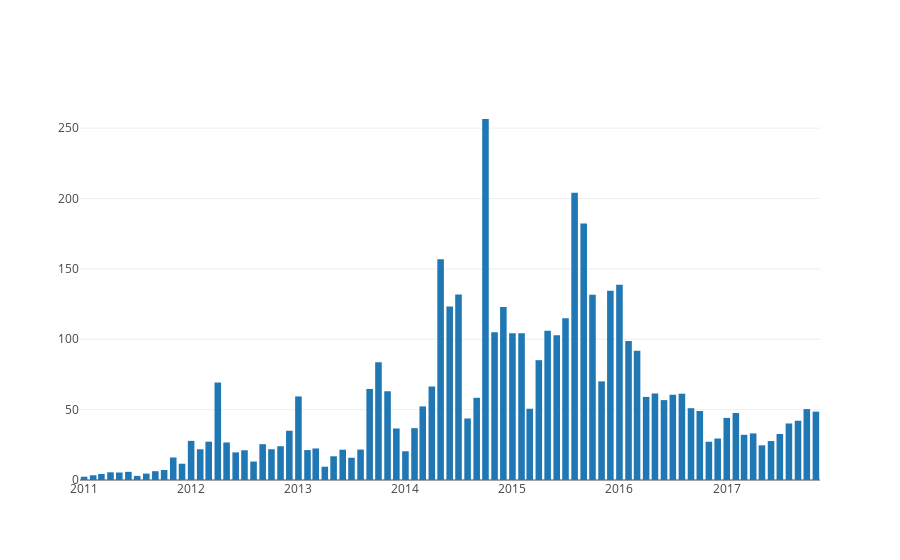

Here is the notebook cell this chart was saved with:
### Code cell
rows_comments_per_post_by_month = []
for (comments, posts) in zip(rows_comments_by_month, rows_posts_by_month):
    rows_comments_per_post_by_month.append((comments[0], comments[1], comments[2] / posts[2]))
plot_bar_chart(rows_comments_per_post_by_month)
